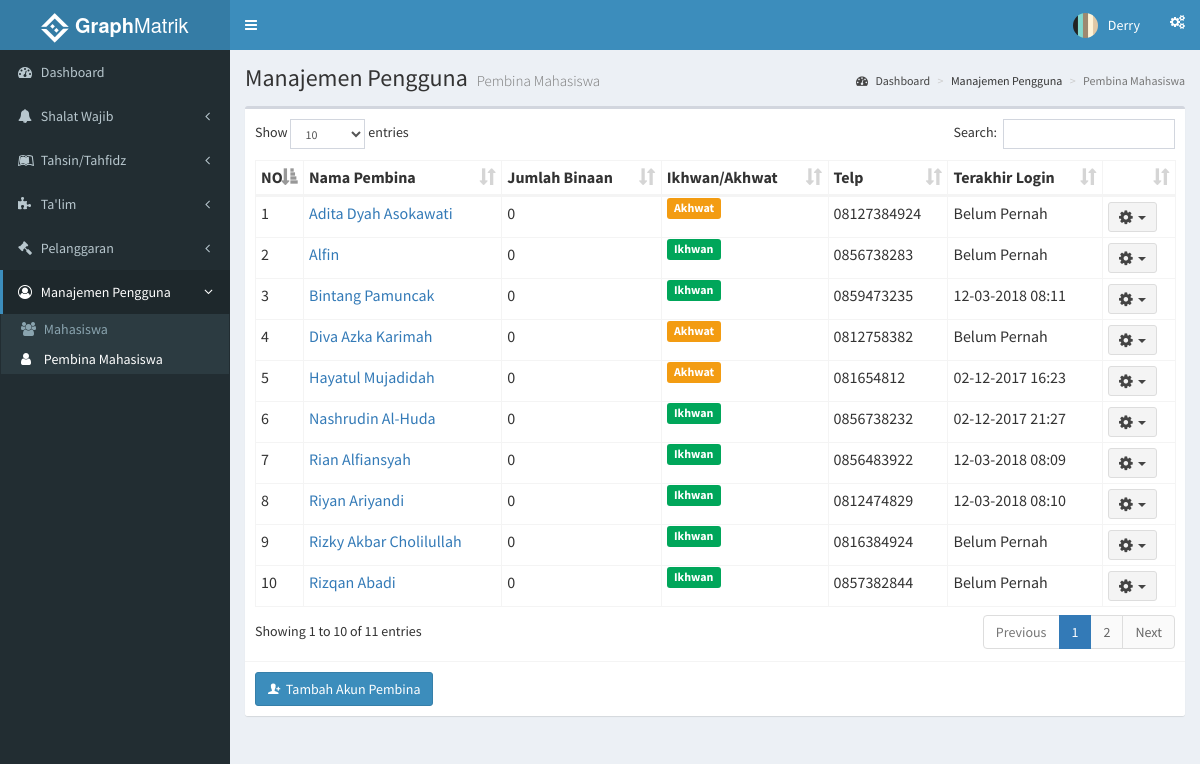
Page /index.php?page=pembina (signed in) on the committed database.
### tables this page shows
CREATE TABLE `pembina` (
  `id_pembina` int(11) NOT NULL,
  `nama` varchar(35) NOT NULL,
  `j_kelamin` varchar(15) DEFAULT NULL,
  `tgl_lahir` date NOT NULL,
  `gelar` varchar(10) DEFAULT NULL,
  `asalkota` varchar(20) DEFAULT NULL,
  `email` varchar(35) NOT NULL,
  `telp` varchar(13) NOT NULL,
  `avatar` varchar(100) DEFAULT NULL,
  `id_user` int(11) NOT NULL
);

CREATE TABLE `users` (
  `id_user` int(11) NOT NULL,
  `username` varchar(30) NOT NULL,
  `password` varchar(50) NOT NULL,
  `password_default` int(1) NOT NULL,
  `level` int(11) NOT NULL,
  `last_login` datetime NOT NULL
);

### functions.php (called while the page is built, shortened)
<?php
	function tampilPembina(){
		$ambildata = mysql_query("SELECT p.*, COUNT(mb.id_mahasiswa) AS 'jml_binaan', u.* FROM pembina p LEFT JOIN m_binaan mb ON p.id_pembina = mb.id_pembina LEFT JOIN users u ON p.id_user = u.id_user GROUP BY p.nama ORDER BY p.nama") or die(mysql_error());
		if (mysql_num_rows($ambildata) > 0) {
			while ($ad = mysql_fetch_assoc($ambildata))
				$data[] = $ad;
				return $data;
		} else{
			echo "Daftar pembina kosong";
		}
	}
 ?>

### role/adminmatrik/pembina.php (the view, shortened to what this page needs)
<?php
  include 'functions.php';
 ?>
    <section class="content-header">
      <h1>
        Manajemen Pengguna
        <small>Pembina Mahasiswa</small>
      </h1>
      <ol class="breadcrumb">
        <li><a href="/simon"><i class="fa fa-dashboard"></i>&nbsp;Dashboard</a></li>
        <li>Manajemen Pengguna</li>
        <li class="active">Pembina Mahasiswa</li>
      </ol>
    </section>
    <section class="content">
      <div class="row">
        <div class="col-xs-12">
          <div class="box">
            <div class="box-body">
              <table id="tablePembina" class="table table-bordered table-hover table-condensed">
                <thead>
                  <tr>
                    <th>NO</th>
                    <th>Nama Pembina</th>
                    <th>Jumlah Binaan</th>
                    <th>Ikhwan/Akhwat</th>
                    <th>Telp</th>
                    <th>Terakhir Login</th>
                    <th></th>
                  </tr>
                </thead>
                <tbody>
                  <?php
                    $dataPembina = tampilPembina();
                    $no = 1;
                    foreach($dataPembina as $row){
                   ?>
                <tr>
                  <td><?php echo $no ?></td>
                  <td><?php echo "<a href='index.php?page=pembinadetails&id=".$row['id_user']."'>".$row['nama']."</a>" ?></td>
                  <td><?php echo $row['jml_binaan'] ?></td>
                  <td><?php if($row['j_kelamin'] == 'Ikhwan' || $row['j_kelamin'] == 'Laki-laki'){echo '<span class="label bg-green">Ikhwan</span>';} else if($row['j_kelamin'] == 'Akhwat' || $row['j_kelamin'] == 'Perempuan'){echo '<span class="label bg-yellow">Akhwat</span>';} ?></td>
                  <td><?php echo $row['telp'] ?></td>
                  <td><?php if ($row['last_login'] == '0000-00-00 00:00:00'){ echo 'Belum Pernah';}else{ echo date("d-m-Y H:i", strtotime($row['last_login'])) ;}
                  ?></td>
                  <td>
                    <div class="dropdown">
                      <button class="btn btn-default btn-sm dropdown-toggle " type="button" data-toggle="dropdown">
                        <i class="fa fa-cog fa-lg"></i>&nbsp;&nbsp;<span class="caret"></span>
                      </button>
                    </div>
                  </td>
                </tr>
                  <?php
                    $no++; }
                   ?>
                </tbody>
              </table>
            </div>
            <div class="box-footer">
             <button class="btn btn-primary" data-toggle="modal" data-target="#tambahPembina"><i class="ion ion-person-add"></i>&nbsp;&nbsp;Tambah Akun Pembina</button>
            </div>
          </div>
        </div>
      </div>
    </section>

### rows in the picture
pembina: nama "Adita Dyah Asokawati", jml_binaan "0", j_kelamin "Akhwat", telp "08127384924", shows "Belum Pernah"
pembina: nama "Alfin", jml_binaan "0", j_kelamin "Ikhwan", telp "0856738283", shows "Belum Pernah"
pembina: nama "Bintang Pamuncak", jml_binaan "0", j_kelamin "Ikhwan", telp "0859473235", id_user.last_login "12-03-2018 08:11"
pembina: nama "Diva Azka Karimah", jml_binaan "0", j_kelamin "Akhwat", telp "0812758382", shows "Belum Pernah"
pembina: nama "Hayatul Mujadidah", jml_binaan "0", j_kelamin "Akhwat", telp "081654812", id_user.last_login "02-12-2017 16:23"
pembina: nama "Nashrudin Al-Huda", jml_binaan "0", j_kelamin "Ikhwan", telp "0856738232", id_user.last_login "02-12-2017 21:27"
pembina: nama "Rian Alfiansyah", jml_binaan "0", j_kelamin "Ikhwan", telp "0856483922", id_user.last_login "12-03-2018 08:09"
pembina: nama "Riyan Ariyandi", jml_binaan "0", j_kelamin "Ikhwan", telp "0812474829", id_user.last_login "12-03-2018 08:10"
pembina: nama "Rizky Akbar Cholilullah", jml_binaan "0", j_kelamin "Ikhwan", telp "0816384924", shows "Belum Pernah"
pembina: nama "Rizqan Abadi", jml_binaan "0", j_kelamin "Ikhwan", telp "0857382844", shows "Belum Pernah"

### other values in the picture
$_SESSION['nama'] "Derry"
